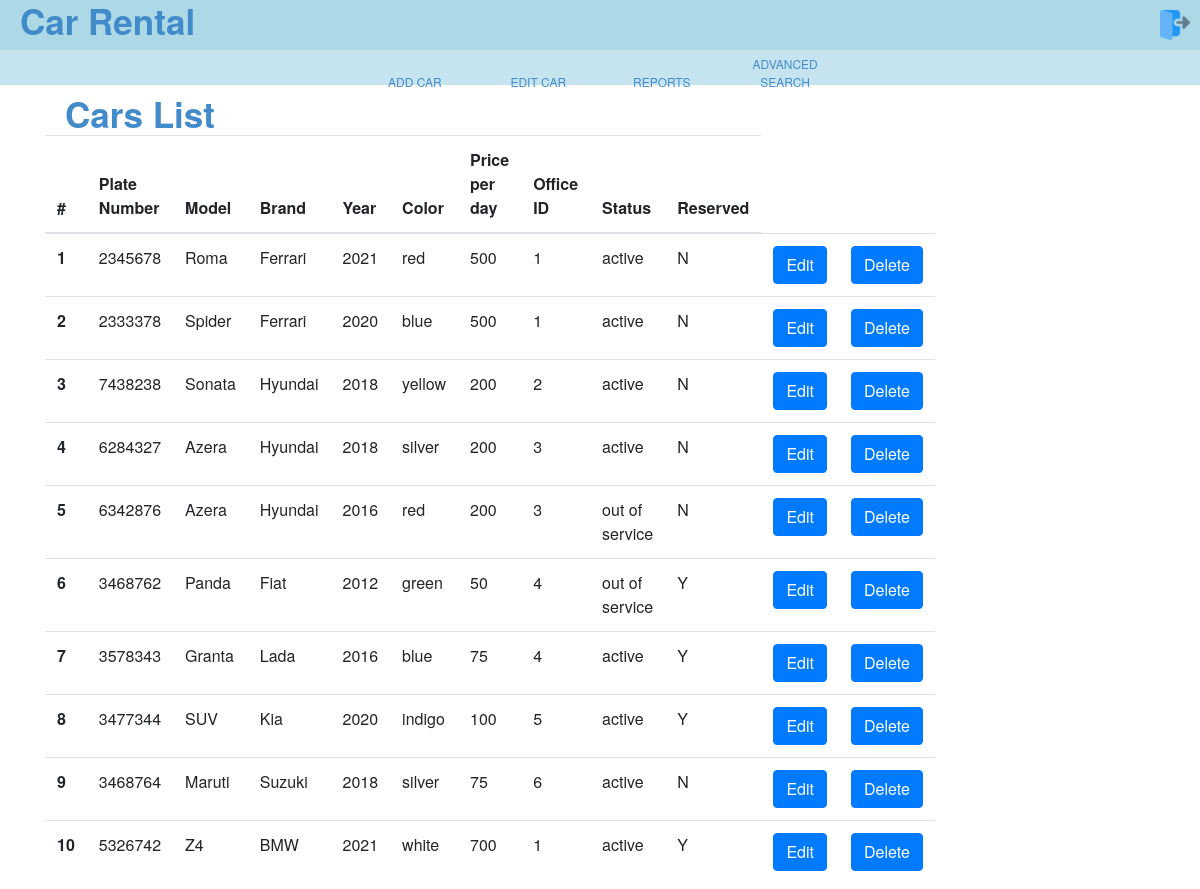
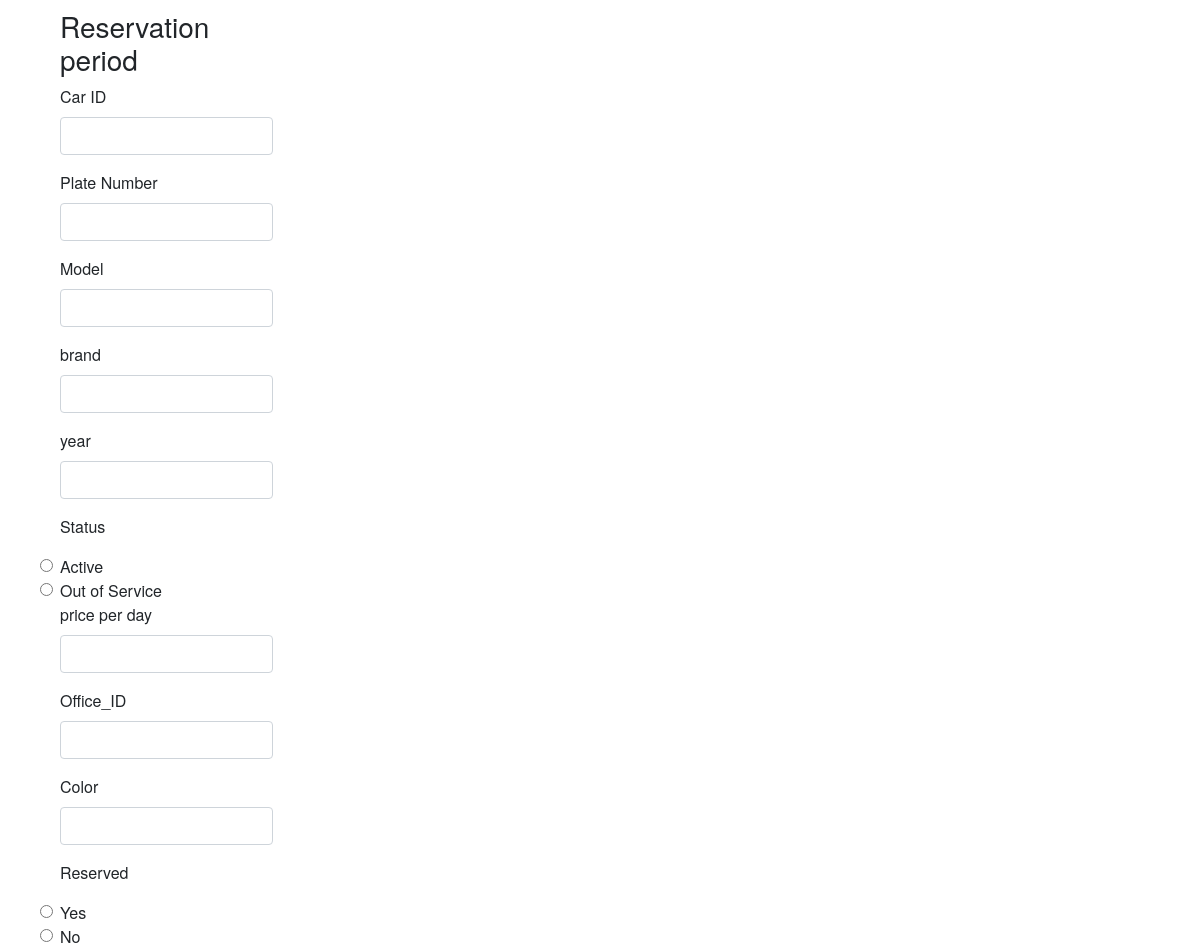
/View/edit_car.php (signed in), run on the app's committed database (2 pictures, top to bottom).
### tables this page shows
CREATE TABLE Car(
car_id INT AUTO_INCREMENT,
plate_number VARCHAR(255) UNIQUE NOT NULL,
model VARCHAR(255) NOT NULL,
brand VARCHAR(255) NOT NULL,    
`year` SMALLINT NOT NULL,
status VARCHAR(255) NOT NULL,
color VARCHAR(255) NOT NULL,
price_per_day FLOAT NOT NULL,    
office_id INT NOT NULL,    
is_reserved CHAR NOT NULL,    
PRIMARY KEY (car_id),
FOREIGN KEY (office_id) REFERENCES Office(office_id)    
);

### View/edit_car.php (the view, shortened to what this page needs)
<?php
include "admin_header.php"
?>
<div class="container mt-2">
<div class="page-header">
<h2>Cars List</h2>
</div>
<div class="row">
<div class="col-md-8">
<table class="table">
<thead>
<tr>
<th scope="col">#</th>
<th scope="col">Plate Number</th>
<th scope="col">Model</th>
<th scope="col">Brand</th>
<th scope="col">Year</th>
<th scope="col">Color</th>
<th scope="col">Price per day</th>
<th scope="col">Office ID</th>
<th scope="col">Status</th>
<th scope="col">Reserved</th>
</tr>
</thead>
<tbody>
<?php
$conn = mysqli_connect('localhost', 'root', '', 'car_rental_system');
$query="SELECT * FROM Car ";
$result=mysqli_query($conn,$query);
?>
<?php if ($result->num_rows > 0): ?>
<?php while($array=mysqli_fetch_assoc($result)): ?>
<tr>
<th scope="row"><?php echo $array['car_id'];?></th>
<td><?php echo $array['plate_number'];?></td>
<td><?php echo $array['model'];?></td>
<td><?php echo $array['brand'];?></td>
<td><?php echo $array['year'];?></td>
<td><?php echo $array['color'];?></td>
<td><?php echo $array['price_per_day'];?></td>
<td><?php echo $array['office_id'];?></td>
<td><?php echo $array['status'];?></td>
<td><?php echo $array['is_reserved'];?></td>
<td>
<a class="btn btn-primary edit" data-id=<?php echo $array['car_id'];?>>Edit</a> </td>
<td>
<a class="btn btn-primary delete" data-id=<?php echo $array['car_id'];?>>Delete</a> </td>
</tr>
<?php endwhile; ?>
<?php else: ?>
<tr>
<td colspan="3" rowspan="1" headers="">No Data Found</td>
</tr>
<?php endif; ?>
</tbody>
</table>
<div id="editing" class="col-md-4">
<h3>Reservation period</h3>
<form name="editing">
<div class="form-group">
<label>Car ID</label>
<input type="text" class="form-control" name="car_id" />
</div>
<div class="form-group">
<label>Plate Number</label>
<input type="text" class="form-control" name="plate_number"/>
</div>
<div class="form-group">
<label>Model</label>
<input type="text" class="form-control" name="model"/>
</div>
<div class="form-group">
<label>brand</label>
<input type="text" class="form-control" name="brand"/>
</div>
<div class="form-group">
<label>year</label>
<input type="text" class="form-control" name="year"/>
</div>
<p>Status</p>
<input type="radio" class="form-check-input" id="in" name="status" value="active"  />
<label class="form-check-label" for="male">Active</label><br>
<input type="radio" class="form-check-input" id="out" name="status" value="out of service" />
<label class="form-check-label" for="female">Out of Service</label><br>
<div class="form-group">
<label>price per day</label>
<input type="text" class="form-control" name="price_per_day"/>
</div>
<div class="form-group">
<label>Office_ID</label>
<input type="text" class="form-control" name="office_id"/>
</div>
<div class="form-group">
<label>Color</label>
<input type="text" class="form-control" name="color"/>
</div>
<p>Reserved</p>
<input type="radio" class="form-check-input" id="in" name="is_reserved" value="Y" />
<label class="form-check-label" for="male">Yes</label><br>
<input type="radio" class="form-check-input" id="out" name="is_reserved" value="N" />
<label class="form-check-label" for="female">No</label><br>
</form>
</div>
</div>
</body>
</html>

### View/style1.css (style rules this page uses)
body, ul, li, h1, h2, a { margin: 0; padding: 0; font-family: "Helvetica Neue",Helvetica,Arial,sans-serif; }
h2 { text-align: left; color: #428bca; font-weight: bold; margin: 20px; font-size: 35px; display: inline; }
body { min-height: 100vh; display: flex; flex-direction: column; }

### data on the page
car: car_id "1", plate_number "2345678", model "Roma", brand "Ferrari", year "2021", color "red", price_per_day "500", office "1", status "active", is_reserved "N"
car: car_id "2", plate_number "2333378", model "Spider", brand "Ferrari", year "2020", color "blue", price_per_day "500", office "1", status "active", is_reserved "N"
car: car_id "3", plate_number "7438238", model "Sonata", brand "Hyundai", year "2018", color "yellow", price_per_day "200", office "2", status "active", is_reserved "N"
car: car_id "4", plate_number "6284327", model "Azera", brand "Hyundai", year "2018", color "silver", price_per_day "200", office "3", status "active", is_reserved "N"
car: car_id "5", plate_number "6342876", model "Azera", brand "Hyundai", year "2016", color "red", price_per_day "200", office "3", status "out of service", is_reserved "N"
car: car_id "6", plate_number "3468762", model "Panda", brand "Fiat", year "2012", color "green", price_per_day "50", office "4", status "out of service", is_reserved "Y"
car: car_id "7", plate_number "3578343", model "Granta", brand "Lada", year "2016", color "blue", price_per_day "75", office "4", status "active", is_reserved "Y"
car: car_id "8", plate_number "3477344", model "SUV", brand "Kia", year "2020", color "indigo", price_per_day "100", office "5", status "active", is_reserved "Y"
car: car_id "9", plate_number "3468764", model "Maruti", brand "Suzuki", year "2018", color "silver", price_per_day "75", office "6", status "active", is_reserved "N"
car: car_id "10", plate_number "5326742", model "Z4", brand "BMW", year "2021", color "white", price_per_day "700", office "1", status "active", is_reserved "Y"
